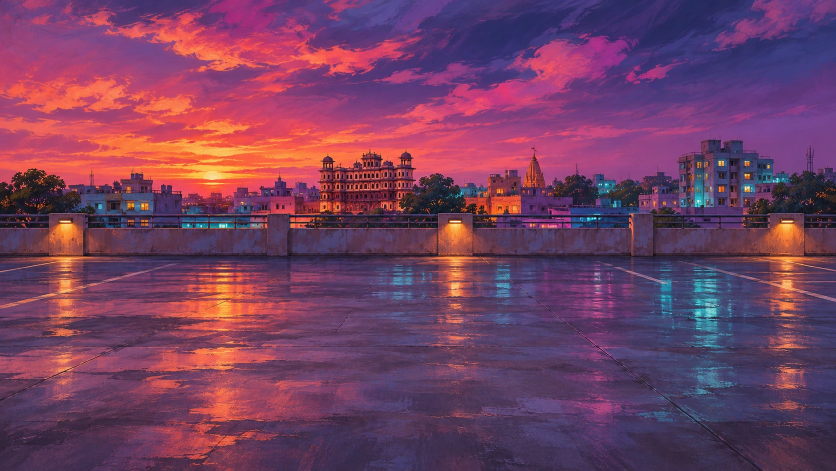
#> input picture src/assets/source/backdrops/roof.webp, 1672 x 941 px (shown at 1/2 size); its folder holds 4 pictures in this run
$ python build_backdrop_videos.py
#> lines starting #> are read from the running program, lines starting #| are printed output that depends on the picture
"""Render the layered Services and Indore illustrations as scroll-scrubbable video."""

import argparse
import subprocess
from pathlib import Path
from tempfile import TemporaryDirectory

from PIL import Image, ImageChops, ImageDraw, ImageFilter, ImageOps


ASSETS = Path(__file__).resolve().parents[1] / "src" / "assets"
SOURCE = ASSETS / "source" / "backdrops"
FPS = 24

SCENES = (
    ("services", "roof", "coupe", "backdrop", 34),
    ("highlights", "street", "bike", "city", 149),
)

# Each pose is (background zoom, horizontal pan, subject height, x center,
# ground line). Coordinates and subject height are fractions of the frame.
CAMERA = {
    ("services", "desktop"): ((1.05, 0.42, 0.74, 0.53, 0.90), (1.17, 0.60, 0.85, 0.50, 0.97)),
    ("services", "portrait"): ((1.08, 0.46, 0.52, 0.49, 0.78), (1.20, 0.53, 0.60, 0.49, 0.82)),
    ("highlights", "desktop"): ((1.20, 0.64, 0.93, 0.58, 1.00), (1.03, 0.52, 0.60, 0.61, 0.83)),
    ("highlights", "portrait"): ((1.21, 0.56, 0.71, 0.46, 0.90), (1.02, 0.51, 0.44, 0.52, 0.77)),
}


# [65 lines left out: functions camera_frame, paint_contact, render_frame, encode, not called in this run]


def export(ffmpeg, folder, background_name, subject_name, poster_name, frames):
#> called with ffmpeg = 'ffmpeg', folder = 'services', background_name = 'roof', subject_name = 'coupe', poster_name = 'backdrop', frames = 34
    with Image.open(SOURCE / f"{background_name}.webp") as backdrop:
#> backdrop is the input picture: PIL image 1672x941 RGB; mean R, G, B 116, 64.3, 97.2
        background = backdrop.convert("RGB")
    with Image.open(SOURCE / f"{subject_name}.webp") as layer:
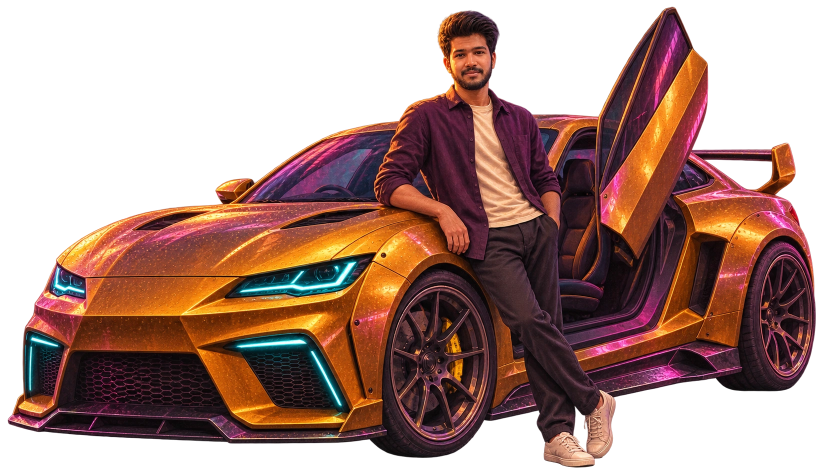
#> input picture src/assets/source/backdrops/coupe.webp, 1672 x 941 px (shown at 1/2 size)
#> layer is the input picture: PIL image 1672x941 RGBA; mean R, G, B, A 72, 38.4, 30.2, 144
        subject = layer.convert("RGBA")
    subject = subject.crop(subject.getchannel("A").getbbox())
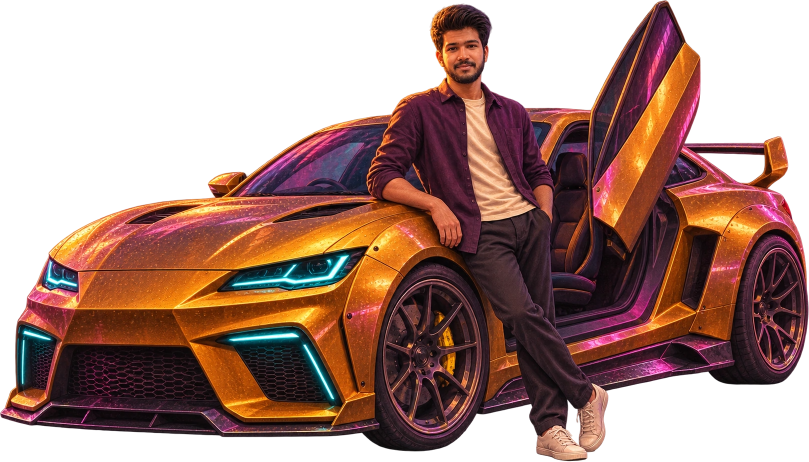
#> subject: PIL image 1617x923 RGBA (shown at 1/2 size); mean R, G, B, A 75, 40.1, 31.5, 151.8; transparent parts drawn white
    target = ASSETS / "site" / folder

#> (the run stopped early here; a loop or call above may not have finished)
